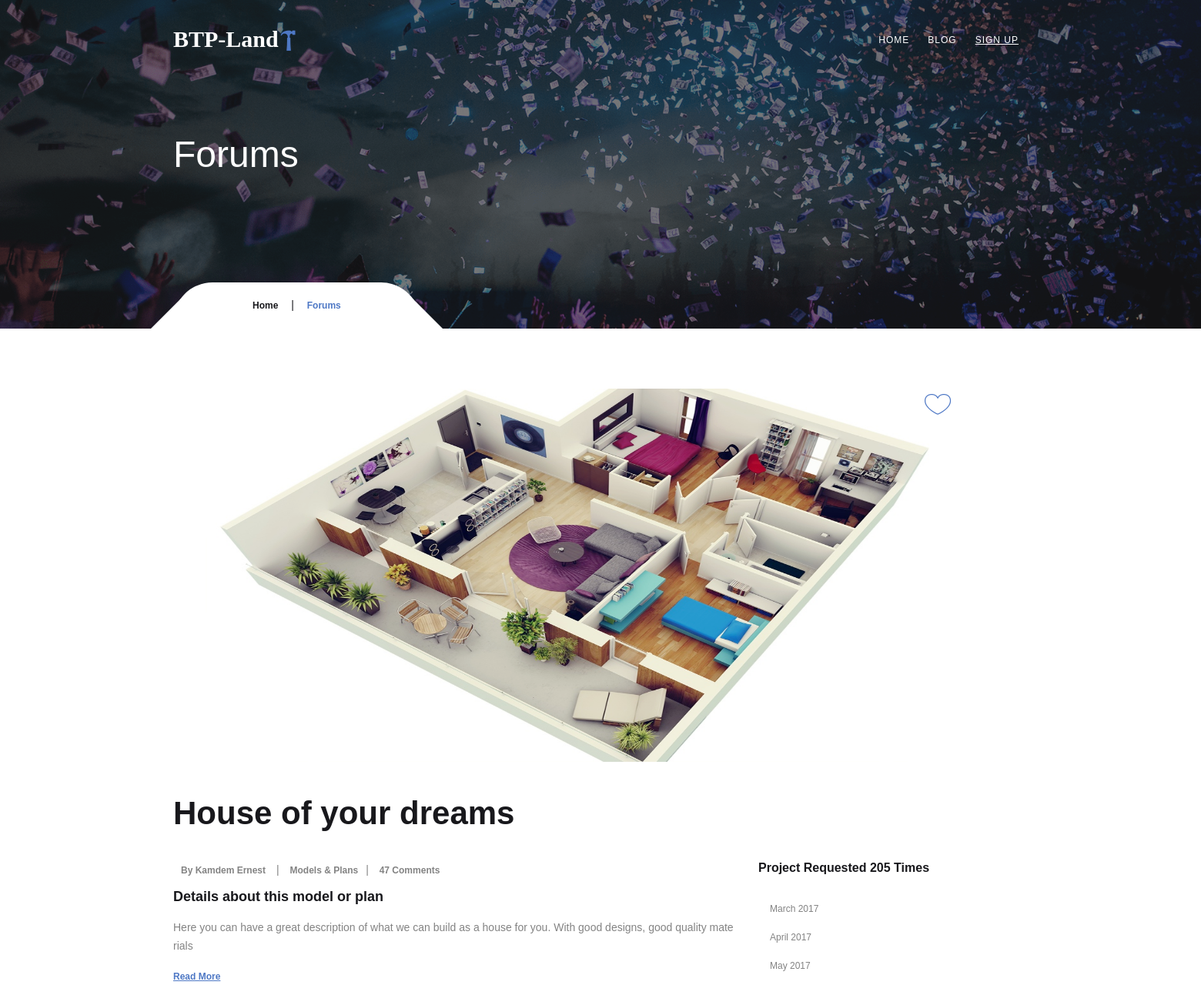
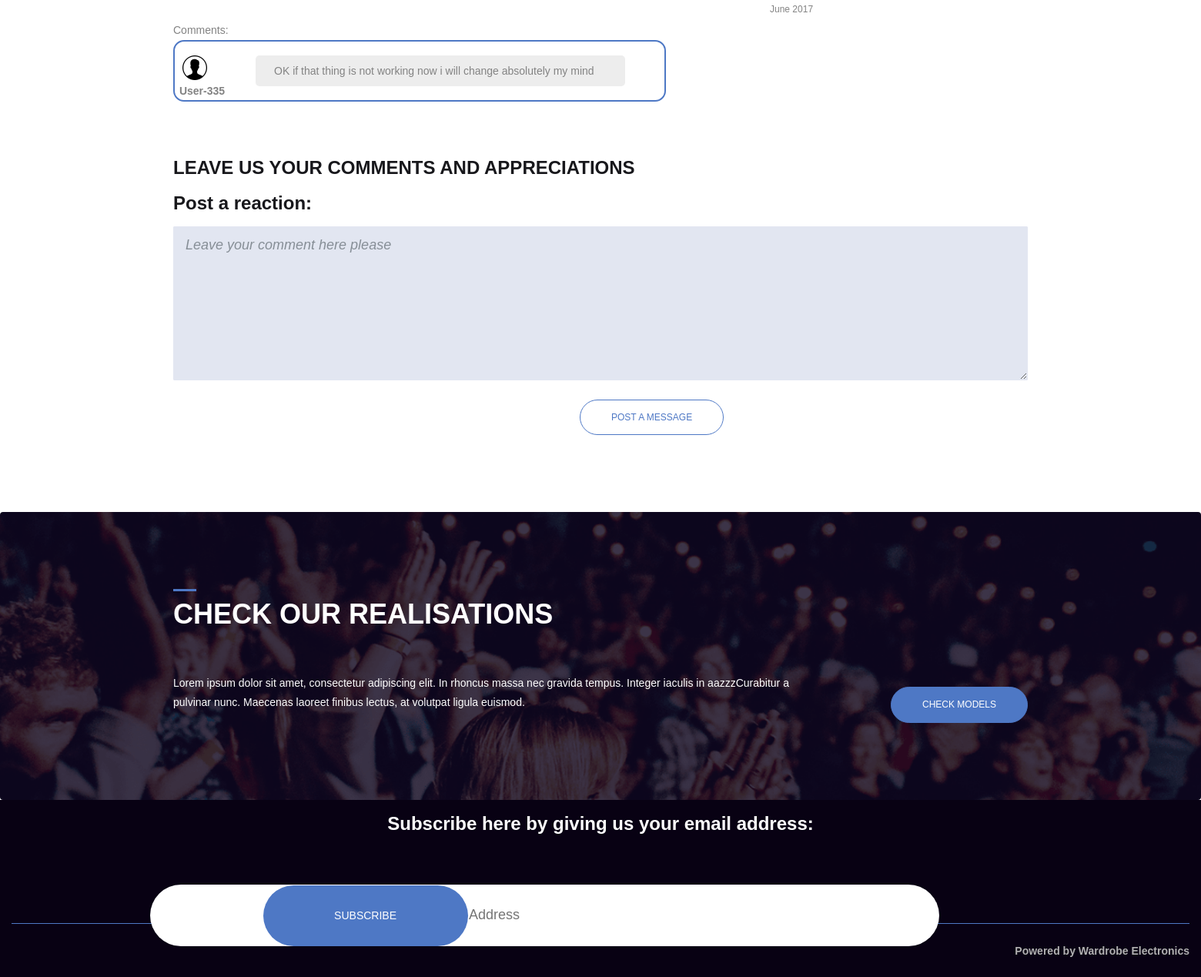
Screenshot of /forum/1 with the database file from the repository (2 pictures, top to bottom).
### btp_land/models.py (models this page shows, shortened)
class Project(models.Model):
    name = models.CharField(max_length=100)
    email = models.CharField(max_length=100)
    details = models.CharField(max_length=150)
    image = models.ImageField(upload_to ='images/')
    description = models.TextField()

class Message(models.Model):
    message = models.TextField(blank=True)

### btp_land/views.py (the view)
# urls.py: path('forum/<id_model>', views.Forum, name='forum'),
def Forum(request, id_model):
    model_infos = Project.objects.get(id=id_model)
    posted_messages = Message.objects.all()
    if request.method == 'POST':
        msg = MessageModelForm(request.POST)
        if msg.is_valid():
            msg.message = request.POST.get("message")
            post = msg.save()
            return redirect('/forum/' + str(model_infos.id))
    else:
        msg = MessageModelForm()
    return render(request, 'forum.html',{'form':msg,'posted_messages': posted_messages, 'model_infos': model_infos})

### btp_land/forms.py
class MessageModelForm(ModelForm):
    def __init__(self, *args, **kwargs):
        super().__init__(*args, **kwargs)
        self.fields['message'].label = ''
        self.fields['message'].widget.attrs.update({'class': 'form-control', 'placeholder': 'Leave your comment here please', 'id':'typefield', 'style': 'font-size: 18px;font-family: Arial, Helvetica, sans-serif;'})
    class Meta:
        model = Message
        fields = ['message']

### Template/forum.html (shortened to what this page needs)
{% load static %}
<!DOCTYPE html>
<html lang="en">
<head>
    <link href="{% static "assets/css/bootstrap.min.css" %}" rel="stylesheet">
    <link href="{% static "assets/css/font-awesome.min.css" %}" rel="stylesheet">
    <link href="{% static "assets/css/et-line.css" %}" rel="stylesheet">
    <link href="{% static "assets/css/ionicons.min.css" %}" rel="stylesheet">
    <link href="{% static "assets/css/owl.carousel.min.css" %}" rel="stylesheet">
    <link href="{% static "assets/css/owl.theme.default.min.css" %}" rel="stylesheet">
    <link rel="stylesheet" href="{% static "assets/css/animate.min.css" %}">
    <link href="{% static "assets/css/main.css" %}" rel="stylesheet">
</head>
<body>
<header class="header navbar fixed-top navbar-expand-md">
    <div class="container">
        <a class="navbar-brand logo" href="..">
            <div style="display: inline-flex"><div class="logo-text">BTP-Land  </div><i class="ion-hammer" style="color:#4e78c5;font-size: 30px"></i></div>
        </a>
        <div class="collapse navbar-collapse flex-sm-row-reverse" id="headernav">
            <ul class=" nav navbar-nav menu">
                <li class="nav-item">
                    <a class="nav-link active" href="..">Home</a>
                </li>
                <li class="nav-item">
                    <a class="nav-link " href="/blog">Blog</a>
                </li>
                <li class="nav-item">
					<a class="nav-link " href="#"><u>Sign up</u></a>
                </li>
            </ul>
        </div>
    </div>
</header>
<section class="inner_cover parallax-window" data-parallax="scroll" data-image-src="{% static "assets/img/bg/bg-img.png" %}">
    <div class="overlay_dark"></div>
    <div class="container">
        <div class="row justify-content-center align-items-center">
            <div class="col-12">
                <div class="inner_cover_content">
                    <h3>
                        Forums
                    </h3>
                </div>
            </div>
        </div>
        <div class="breadcrumbs">
            <ul>
                <li><a href="..">Home</a>   |  </li>
                <li><span>Forums</span></li>
            </ul>
        </div>
    </div>
</section>
<section class="pt10 pb100">
    <div class="container">
            <div  style="background-color: transparent
            ;border:0;cursor: pointer; font-size:39px;color:#4e78c5;position: relative;top: 4.3rem; left: 61rem;">
            <span toggle="#liked" id="like"><i id="heart" class="ion-ios-heart-outline"></i></span><br/><h6  style="color: white;margin-left: 4px;"><b class="count">335</b></h6></div>
        <div class="row justify-content-center">
                    <img class="media-it" src="/media/{{model_infos.image}}" alt="Model" height="485em" width="90%">
			<div class="col-12 col-md-8">
                <div class="blog_card">
                    <div class="blog_box_data">
                        <p><h2><b>{{model_infos.name}}</b></h2></p>
                        <div class="blog_meta">
                            <span><a href="#">By Kamdem Ernest</a></span>  | <span><a href="#"> Models & Plans   </a></span>|  <span><a href="#">47 Comments</a></span>
                        </div>
                        <h5>
                            Details about this model or plan
                        </h5>
                        <p class="blog_word">
                            {{model_infos.description}}
                        </p>
                        <a href="#" class="readmore_btn">Read More</a>
                    </div>
					<span>Comments:</span>
					<div class="messages_display">
                        {% for message in posted_messages %}
						<div class="avatar">
							<div>
								<img class="avatar-img" src="{% static "assets/img/user.png" %}">
								<b style="position: relative;left: -2.5rem;top:2rem;">User-335</b>
							</div>
							<div class="msg">
								<p> {{ message.message}}</p>
							</div>
                        </div>
                        {% endfor %}
					</div>
                </div>
            </div>
            <div class="col-12 col-md-4 shift">
                <div class="sidebar">
                    <div class="widget widget_categories">
                        <h4 class="widget-title">
                            Project requested 205 times
                        </h4>
                        <ul>
                            <li><a href="#">March 2017</a></li>
                            <li><a href="#">April 2017</a></li>
                            <li><a href="#">May 2017</a></li>
                            <li><a href="#">June 2017</a></li>
                        </ul>
                    </div>
                </div>
            </div>
        </div>
		<div>
			<div><h4>LEAVE US YOUR COMMENTS AND APPRECIATIONS</h4></div>
			<div><h4>Post a reaction:</h4></div>
			<form method="POST">
				<div class="form-group">
					{{ form.as_p}}
				</div>
				<button class="btn btn-primary-outline btn-rounded" style="margin-left:33rem;">Post a message</button>
			</form>
		</div>
    </div>
</section>
<section class="bg-img pt100 pb100" style='background-image: url("{% static "assets/img/bg/tickets.png" %}");'>
    <div class="container">
        <div class="section_title mb30">
            <h3 class="title color-light">
                Check our realisations
            </h3>
        </div>
        <div class="row justify-content-center align-items-center">
            <div class="col-md-9 text-md-left text-center color-light">
                Lorem ipsum dolor sit amet, consectetur adipiscing elit. In rhoncus massa nec gravida tempus. Integer iaculis in aazzzCurabitur a pulvinar nunc. Maecenas laoreet finibus lectus, at volutpat ligula euismod.
            </div>
            <div class="col-md-3 text-md-right text-center">
                <a href="/blog" class="btn btn-primary btn-rounded mt30">Check models</a>
            </div>
        </div>
    </div>
</section>
<div class="copyright_footer">
    <h4 style="color:white;text-align: center">Subscribe here by giving us your email address:</h4>
        <div class="newsletter">
            <input type="text" class="newsletter-field" placeholder="Your Email Address"/>
            <button class="subscribe" type="submit">SUBSCRIBE</button>
        </div>
		<h6 style="color:#B1B1B1;text-align: right;padding-top:2em">Powered by Wardrobe Electronics</h6>
</div>
</body>
</html>

### rows the page displays
Project: image (picture), name "House of your dreams", description "Here you can have a great description of what we can build as a house for you. With good designs, good quality materials"
Message: message "OK if that thing is not working now i will change absolutely my mind"
